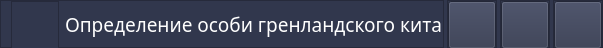
        <widget class="QFrame" name="frame_custom_bar">
         <property name="minimumSize">
          <size>
           <width>0</width>
           <height>48</height>
          </size>
         </property>
         <property name="maximumSize">
          <size>
           <width>16777215</width>
           <height>48</height>
          </size>
         </property>
         <property name="layoutDirection">
          <enum>Qt::LeftToRight</enum>
         </property>
         <property name="autoFillBackground">
          <bool>false</bool>
         </property>
         <property name="styleSheet">
          <string notr="true">background-color: #31374d;
color: white;</string>
         </property>
         <property name="frameShape">
          <enum>QFrame::NoFrame</enum>
         </property>
         <property name="frameShadow">
          <enum>QFrame::Plain</enum>
         </property>
         <layout class="QHBoxLayout" name="horizontalLayout_2">
          <property name="spacing">
           <number>3</number>
          </property>
          <property name="leftMargin">
           <number>0</number>
          </property>
          <property name="topMargin">
           <number>0</number>
          </property>
          <property name="rightMargin">
           <number>0</number>
          </property>
          <property name="bottomMargin">
           <number>0</number>
          </property>
          <item alignment="Qt::AlignVCenter">
           <widget class="QFrame" name="frame_spacer_custom_bar">
            <property name="sizePolicy">
             <sizepolicy hsizetype="Expanding" vsizetype="Preferred">
              <horstretch>0</horstretch>
              <verstretch>0</verstretch>
             </sizepolicy>
            </property>
            <property name="frameShape">
             <enum>QFrame::StyledPanel</enum>
            </property>
            <property name="frameShadow">
             <enum>QFrame::Raised</enum>
            </property>
            <layout class="QHBoxLayout" name="horizontalLayout_21">
             <property name="leftMargin">
              <number>10</number>
             </property>
             <property name="topMargin">
              <number>0</number>
             </property>
             <property name="rightMargin">
              <number>0</number>
             </property>
             <property name="bottomMargin">
              <number>0</number>
             </property>
             <item alignment="Qt::AlignHCenter|Qt::AlignVCenter">
              <widget class="QFrame" name="frame_2">
               <property name="minimumSize">
                <size>
                 <width>48</width>
                 <height>48</height>
                </size>
               </property>
               <property name="maximumSize">
                <size>
                 <width>48</width>
                 <height>48</height>
                </size>
               </property>
               <property name="frameShape">
                <enum>QFrame::StyledPanel</enum>
               </property>
               <property name="frameShadow">
                <enum>QFrame::Raised</enum>
               </property>
               <layout class="QHBoxLayout" name="horizontalLayout_22">
                <property name="leftMargin">
                 <number>0</number>
                </property>
                <property name="topMargin">
                 <number>0</number>
                </property>
                <property name="rightMargin">
                 <number>0</number>
                </property>
                <property name="bottomMargin">
                 <number>0</number>
                </property>
                <item>
                 <widget class="QLabel" name="label_logo">
                  <property name="minimumSize">
                   <size>
                    <width>34</width>
                    <height>34</height>
                   </size>
                  </property>
                  <property name="maximumSize">
                   <size>
                    <width>36</width>
                    <height>36</height>
                   </size>
                  </property>
                  <property name="text">
                   <string/>
                  </property>
                  <property name="pixmap">
                   <pixmap resource="Resources.qrc">:/Logos/Resources/Logos/Logo_white.svg</pixmap>
                  </property>
                  <property name="scaledContents">
                   <bool>true</bool>
                  </property>
                 </widget>
                </item>
               </layout>
              </widget>
             </item>
             <item>
              <widget class="QLabel" name="label_title">
               <property name="sizePolicy">
                <sizepolicy hsizetype="Expanding" vsizetype="Preferred">
                 <horstretch>0</horstretch>
                 <verstretch>0</verstretch>
                </sizepolicy>
               </property>
               <property name="font">
                <font>
                 <family>Bahnschrift</family>
                 <pointsize>14</pointsize>
                 <weight>50</weight>
                 <italic>false</italic>
                 <bold>false</bold>
                </font>
               </property>
               <property name="styleSheet">
                <string notr="true">color: rgb(255, 255, 255);</string>
               </property>
               <property name="text">
                <string>Определение особи гренландского кита</string>
               </property>
              </widget>
             </item>
            </layout>
           </widget>
          </item>
          <item alignment="Qt::AlignHCenter|Qt::AlignVCenter">
           <widget class="QFrame" name="frame_hide_button">
            <property name="sizePolicy">
             <sizepolicy hsizetype="Preferred" vsizetype="Expanding">
              <horstretch>0</horstretch>
              <verstretch>0</verstretch>
             </sizepolicy>
            </property>
            <property name="minimumSize">
             <size>
              <width>48</width>
              <height>48</height>
             </size>
            </property>
            <property name="maximumSize">
             <size>
              <width>1000</width>
              <height>1000</height>
             </size>
            </property>
            <property name="frameShape">
             <enum>QFrame::StyledPanel</enum>
            </property>
            <property name="frameShadow">
             <enum>QFrame::Raised</enum>
            </property>
            <layout class="QHBoxLayout" name="horizontalLayout_18">
             <property name="spacing">
              <number>0</number>
             </property>
             <property name="leftMargin">
              <number>0</number>
             </property>
             <property name="topMargin">
              <number>0</number>
             </property>
             <property name="rightMargin">
              <number>0</number>
             </property>
             <property name="bottomMargin">
              <number>0</number>
             </property>
             <item alignment="Qt::AlignVCenter">
              <widget class="QPushButton" name="button_hide">
               <property name="minimumSize">
                <size>
                 <width>48</width>
                 <height>48</height>
                </size>
               </property>
               <property name="maximumSize">
                <size>
                 <width>1000</width>
                 <height>1000</height>
                </size>
               </property>
               <property name="toolTip">
                <string>&lt;html&gt;&lt;head/&gt;&lt;body&gt;&lt;p&gt;Скрыть окно&lt;/p&gt;&lt;/body&gt;&lt;/html&gt;</string>
               </property>
               <property name="styleSheet">
                <string notr="true">QPushButton {
	background-color #31374d;
	color: white;
}
QPushButton:hover {
	background-color: rgb(57, 65, 80);
}
QPushButton:pressed {	
	background-color: rgb(35, 40, 49);
}</string>
               </property>
               <property name="text">
                <string/>
               </property>
               <property name="icon">
                <iconset resource="Resources.qrc">
                 <normaloff>:/Icons/Resources/Icons/remove-outline.svg</normaloff>:/Icons/Resources/Icons/remove-outline.svg</iconset>
               </property>
               <property name="iconSize">
                <size>
                 <width>28</width>
                 <height>28</height>
                </size>
               </property>
              </widget>
             </item>
            </layout>
           </widget>
          </item>
          <item alignment="Qt::AlignHCenter|Qt::AlignVCenter">
           <widget class="QFrame" name="frame_minimize_button">
            <property name="sizePolicy">
             <sizepolicy hsizetype="Preferred" vsizetype="Expanding">
              <horstretch>0</horstretch>
              <verstretch>0</verstretch>
             </sizepolicy>
            </property>
            <property name="minimumSize">
             <size>
              <width>48</width>
              <height>48</height>
             </size>
            </property>
            <property name="maximumSize">
             <size>
              <width>1000</width>
              <height>1000</height>
             </size>
            </property>
            <property name="frameShape">
             <enum>QFrame::StyledPanel</enum>
            </property>
            <property name="frameShadow">
             <enum>QFrame::Raised</enum>
            </property>
            <layout class="QHBoxLayout" name="horizontalLayout_19">
             <property name="spacing">
              <number>0</number>
             </property>
             <property name="leftMargin">
              <number>0</number>
             </property>
             <property name="topMargin">
              <number>0</number>
             </property>
             <property name="rightMargin">
              <number>0</number>
             </property>
             <property name="bottomMargin">
              <number>0</number>
             </property>
             <item>
              <widget class="QPushButton" name="button_minimize">
               <property name="minimumSize">
                <size>
                 <width>48</width>
                 <height>48</height>
                </size>
               </property>
               <property name="maximumSize">
                <size>
                 <width>1000</width>
                 <height>1000</height>
                </size>
               </property>
               <property name="toolTip">
                <string>&lt;html&gt;&lt;head/&gt;&lt;body&gt;&lt;p&gt;Изменить размер окна&lt;/p&gt;&lt;/body&gt;&lt;/html&gt;</string>
               </property>
               <property name="styleSheet">
                <string notr="true">QPushButton {
	background-color #31374d;
	color: white;
}
QPushButton:hover {
	background-color: rgb(57, 65, 80);
}
QPushButton:pressed {	
	background-color: rgb(35, 40, 49);
}</string>
               </property>
               <property name="text">
                <string/>
               </property>
               <property name="icon">
                <iconset resource="Resources.qrc">
                 <normaloff>:/Icons/Resources/Icons/resize-outline.svg</normaloff>:/Icons/Resources/Icons/resize-outline.svg</iconset>
               </property>
               <property name="iconSize">
                <size>
                 <width>24</width>
                 <height>24</height>
                </size>
               </property>
              </widget>
             </item>
            </layout>
           </widget>
          </item>
          <item alignment="Qt::AlignHCenter|Qt::AlignVCenter">
           <widget class="QFrame" name="frame_close_button">
            <property name="sizePolicy">
             <sizepolicy hsizetype="Preferred" vsizetype="Expanding">
              <horstretch>0</horstretch>
              <verstretch>0</verstretch>
             </sizepolicy>
            </property>
            <property name="minimumSize">
             <size>
              <width>48</width>
              <height>48</height>
             </size>
            </property>
            <property name="maximumSize">
             <size>
              <width>1000</width>
              <height>1000</height>
             </size>
            </property>
            <property name="frameShape">
             <enum>QFrame::StyledPanel</enum>
            </property>
            <property name="frameShadow">
             <enum>QFrame::Raised</enum>
            </property>
            <layout class="QHBoxLayout" name="horizontalLayout_20">
             <property name="spacing">
              <number>0</number>
             </property>
             <property name="leftMargin">
              <number>0</number>
             </property>
             <property name="topMargin">
              <number>0</number>
             </property>
             <property name="rightMargin">
              <number>0</number>
             </property>
             <property name="bottomMargin">
              <number>0</number>
             </property>
             <item alignment="Qt::AlignHCenter">
              <widget class="QPushButton" name="button_close">
               <property name="minimumSize">
                <size>
                 <width>48</width>
                 <height>48</height>
                </size>
               </property>
               <property name="maximumSize">
                <size>
                 <width>1000</width>
                 <height>1000</height>
                </size>
               </property>
               <property name="toolTip">
                <string>&lt;html&gt;&lt;head/&gt;&lt;body&gt;&lt;p&gt;Закрыть приложение&lt;/p&gt;&lt;/body&gt;&lt;/html&gt;</string>
               </property>
               <property name="styleSheet">
                <string notr="true">QPushButton {
	background-color: #31374d;
	color: white;
}
QPushButton:hover {
	background-color: rgb(57, 65, 80);
}
QPushButton:pressed {	
	background-color: rgb(200, 0, 0);
}</string>
               </property>
               <property name="text">
                <string/>
               </property>
               <property name="icon">
                <iconset resource="Resources.qrc">
                 <normaloff>:/Icons/Resources/Icons/close-outline.svg</normaloff>:/Icons/Resources/Icons/close-outline.svg</iconset>
               </property>
               <property name="iconSize">
                <size>
                 <width>28</width>
                 <height>28</height>
                </size>
               </property>
              </widget>
             </item>
            </layout>
           </widget>
          </item>
         </layout>
        </widget>
